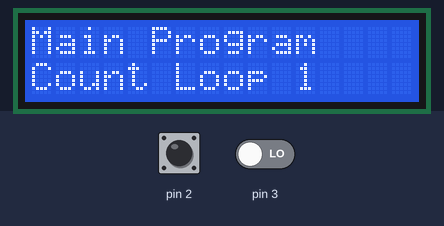
Simulated run of this sketch. Board: Arduino Uno, built with avr-gcc and run on an emulated ATmega328P. On the bench: 16×2 character LCD. The test bench sets the inputs (shaded band); at power-on: pin 2 LOW, pin 3 LOW.

Above: at 1.2 s.
1.3 s: pin 2 driven HIGH
At 1.9 s:
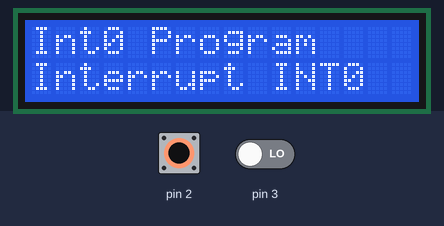
3.5 s: pin 3 driven HIGH
At 3.9 s:
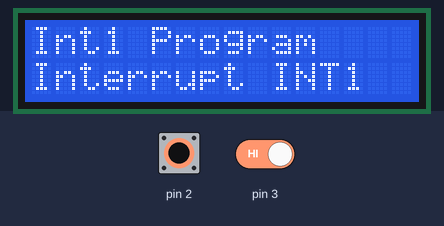
5.5 s: pin 2 pulsed LOW 5 times (0.12 s each, 0.3 s apart)
At 6.17 s:
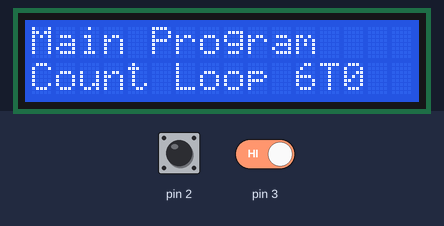
Timing chart, 0 to 8.5 s (numbered marks = the images above; inputs shaded):
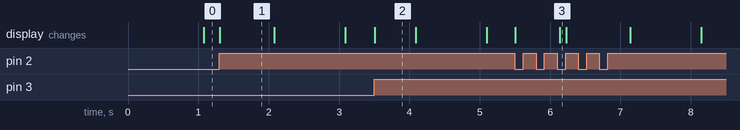

The sketch:

DIASIRFAN_CHANGE.ino
```cpp
#include <LiquidCrystal.h>
LiquidCrystal lcd(A0,A1,A2,A3,A4,A5);
unsigned int countLoop = 0;

void setup()
{
 lcd.begin(16,2);
 lcd.clear();
 attachInterrupt(0, rutinInterupsi0, CHANGE);
 attachInterrupt(1, rutinInterupsi1, CHANGE);
}

void loop()
{
  lcd.clear();
  lcd.setCursor(0,0); lcd.print("Main Program");
  lcd.setCursor(0,1); lcd.print("Count Loop ");  lcd.print(countLoop);
  countLoop++;
  delay(1000);
}

void rutinInterupsi0()
{
  lcd.clear();
  lcd.setCursor(0,0);  lcd.print("Int0 Program");
  lcd.setCursor(0,1);  lcd.print("Interrupt INT0");
  delay(5000);
}

void rutinInterupsi1()
{
  lcd.clear();
  lcd.setCursor(0,0);  lcd.print("Int1 Program");
  lcd.setCursor(0,1);  lcd.print("Interrupt INT1");
  delay(5000);
  }
```

Measured:
- after the input at 1.3 s, the display: changes at once (image 1)
- after the input at 3.5 s, the display: changes at once (image 2)
- after the input at 5.5 s, the display: first changes at once (image 3 shows a later state)
- what the display in image 1 shows lasts 0.8 s, from 1.3 s to 2.1 s
- what the display in image 2 shows lasts 0.6 s, from 3.5 s to 4.1 s
